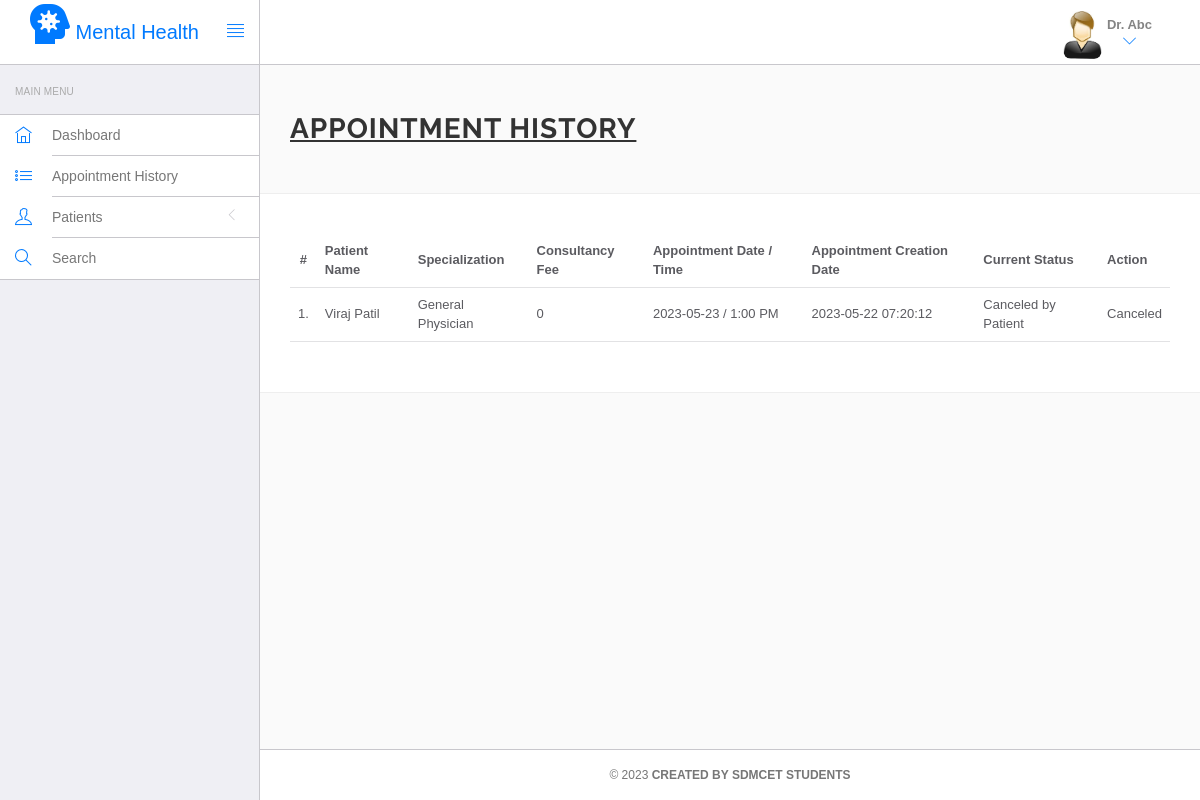
Page /Web/hms/doctor/appointment-history.php (signed in) on the committed database.
### tables this page shows
CREATE TABLE IF NOT EXISTS `doctors` (
  `id` int NOT NULL AUTO_INCREMENT,
  `specilization` varchar(255) DEFAULT NULL,
  `doctorName` varchar(255) DEFAULT NULL,
  `address` longtext,
  `docFees` varchar(255) DEFAULT NULL,
  `contactno` bigint DEFAULT NULL,
  `docEmail` varchar(255) DEFAULT NULL,
  `password` varchar(255) DEFAULT NULL,
  `creationDate` timestamp NULL DEFAULT CURRENT_TIMESTAMP,
  `updationDate` timestamp NULL DEFAULT NULL ON UPDATE CURRENT_TIMESTAMP,
  PRIMARY KEY (`id`)
);

CREATE TABLE IF NOT EXISTS `appointment` (
  `id` int NOT NULL AUTO_INCREMENT,
  `doctorSpecialization` varchar(255) DEFAULT NULL,
  `doctorId` int DEFAULT NULL,
  `userId` int DEFAULT NULL,
  `consultancyFees` int DEFAULT NULL,
  `appointmentDate` varchar(255) DEFAULT NULL,
  `appointmentTime` varchar(255) DEFAULT NULL,
  `postingDate` timestamp NULL DEFAULT CURRENT_TIMESTAMP,
  `userStatus` int DEFAULT NULL,
  `doctorStatus` int DEFAULT NULL,
  `updationDate` timestamp NULL DEFAULT NULL ON UPDATE CURRENT_TIMESTAMP,
  `ap_status` int NOT NULL,
  PRIMARY KEY (`id`)
);

CREATE TABLE IF NOT EXISTS `users` (
  `id` int NOT NULL AUTO_INCREMENT,
  `fullName` varchar(255) DEFAULT NULL,
  `address` longtext,
  `city` varchar(255) DEFAULT NULL,
  `gender` varchar(255) DEFAULT NULL,
  `email` varchar(255) DEFAULT NULL,
  `password` varchar(255) DEFAULT NULL,
  `regDate` timestamp NULL DEFAULT CURRENT_TIMESTAMP,
  `updationDate` timestamp NULL DEFAULT NULL ON UPDATE CURRENT_TIMESTAMP,
  PRIMARY KEY (`id`),
  KEY `email` (`email`)
);

### Web/hms/doctor/appointment-history.php (the view, shortened to what this page needs)
<?php
include('include/config.php');
?>
<!DOCTYPE html>
<html lang="en">
<head>
    <link rel="stylesheet" href="vendor/bootstrap/css/bootstrap.min.css">
    <link rel="stylesheet" href="vendor/fontawesome/css/font-awesome.min.css">
    <link rel="stylesheet" href="vendor/themify-icons/themify-icons.min.css">
    <link href="vendor/animate.css/animate.min.css" rel="stylesheet" media="screen">
    <link href="vendor/perfect-scrollbar/perfect-scrollbar.min.css" rel="stylesheet" media="screen">
    <link href="vendor/switchery/switchery.min.css" rel="stylesheet" media="screen">
    <link href="vendor/bootstrap-touchspin/jquery.bootstrap-touchspin.min.css" rel="stylesheet" media="screen">
    <link href="vendor/select2/select2.min.css" rel="stylesheet" media="screen">
    <link href="vendor/bootstrap-datepicker/bootstrap-datepicker3.standalone.min.css" rel="stylesheet" media="screen">
    <link href="vendor/bootstrap-timepicker/bootstrap-timepicker.min.css" rel="stylesheet" media="screen">
    <link rel="stylesheet" href="assets/css/styles.css">
    <link rel="stylesheet" href="assets/css/plugins.css">
    <link rel="stylesheet" href="assets/css/themes/theme-1.css" id="skin_color" />
</head>
<body>
<div id="app">
    <?php include('include/sidebar.php'); ?>
    <div class="app-content">
        <?php include('include/header.php'); ?>
        <div class="main-content">
            <div class="wrap-content container" id="container">
                <section id="page-title">
                    <div class="row">
                        <div class="col-sm-8">
                            <h1 class="mainTitle"><b><u>Appointment History</u></b></h1>
                        </div>
                    </div>
                </section>
                <div class="container-fluid container-fullw bg-white">
                    <div class="row">
                        <div class="col-md-12">
                            <table class="table table-hover" id="sample-table-1">
                                <thead>
                                <tr>
                                    <th class="center">#</th>
                                    <th class="hidden-xs">Patient Name</th>
                                    <th>Specialization</th>
                                    <th>Consultancy Fee</th>
                                    <th>Appointment Date / Time</th>
                                    <th>Appointment Creation Date</th>
                                    <th>Current Status</th>
                                    <th>Action</th>
                                </tr>
                                </thead>
                                <tbody>
                                <?php
                                $sql = mysqli_query($con, "SELECT users.id AS userId, users.fullName AS fname, appointment.* FROM appointment JOIN users ON users.id=appointment.userId WHERE appointment.doctorId='" . $_SESSION['id'] . "'");
                                $cnt = 1;
                                while ($row = mysqli_fetch_array($sql)) {
                                    ?>
                                    <tr>
                                        <td class="center"><?php echo $cnt; ?>.</td>
                                        <td class="hidden-xs"><?php echo $row['fname']; ?></td>
                                        <td><?php echo $row['doctorSpecialization']; ?></td>
                                        <td><?php echo $row['consultancyFees']; ?></td>
                                        <td><?php echo $row['appointmentDate']; ?> / <?php echo $row['appointmentTime']; ?></td>
                                        <td><?php echo $row['postingDate']; ?></td>
                                        <td>
                                            <?php
                                            if (($row['userStatus'] == 0) && ($row['doctorStatus'] == 1)) {
                                                echo "Canceled by Patient";
                                            }
                                            ?>
                                        </td>
                                        <td>
                                            <div class="visible-md visible-lg hidden-sm hidden-xs">
                                                <?php if (($row['userStatus'] == 1) && ($row['doctorStatus'] == 1)) { ?>
                                                    <a href="appointment-history.php?id=<?php echo $row['id']; ?>&cancel=update&userId=<?php echo $row['userId'];?>" onClick="return confirm('Are you sure you want to cancel this appointment?')" class="btn btn-transparent btn-xs tooltips" title="Cancel Appointment" tooltip-placement="top" tooltip="Remove">Cancel</a>
                                                <?php } else {
                                                    echo "Canceled";
                                                } ?>
                                            </div>
                                        </td>
                                    </tr>
                                    <?php
                                    $cnt = $cnt + 1;
                                }
                                ?>
                                </tbody>
                            </table>
                        </div>
                    </div>
                </div>
            </div>
        </div>
    </div>
    <?php include('include/footer.php'); ?>
</div>
</body>
</html>

### Web/hms/doctor/include/header.php (shortened to what this page needs)
<html>
<link rel="stylesheet" href="https://cdnjs.cloudflare.com/ajax/libs/font-awesome/5.15.4/css/all.min.css">
<header class="navbar navbar-default navbar-static-top">
					<div class="navbar-header">
						<a class="navbar-brand" href="#">
						<a href="#" class="logo" style="font-size:20px";> <i class='fas fa-head-side-virus' style='font-size:40px';></i> Mental Health </a>
						</a>
						<a href="#" class="sidebar-toggler pull-right visible-md visible-lg" data-toggle-class="app-sidebar-closed" data-toggle-target="#app">
							<i class="ti-align-justify"></i>
						</a>
					</div>
					<div class="navbar-collapse collapse">
						<ul class="nav navbar-right">
							<li class="dropdown current-user">
								<a href class="dropdown-toggle" data-toggle="dropdown">
									<img src="assets/images/images.jpg" > <span class="username">
									<h><b>Dr. </b></h>
									<b><?php $query=mysqli_query($con,"select doctorName from doctors where id='".$_SESSION['id']."'");
while($row=mysqli_fetch_array($query))
{
	echo $row['doctorName'];
}
									?></b> <i class="ti-angle-down"></i></i></span>
								</a>
							</li>
							</ul>
					</div>
				</header>
				</html>

### Web/hms/doctor/assets/css/themes/theme-1.css (style rules this page uses)
body { background: #FAFAFA; }
header .navbar-header { background: #ffffff !important; border-right-color: #c8c7cc !important; border-bottom-color: #c8c7cc !important; }
header .navbar-header .sidebar-toggler, header .navbar-header .sidebar-mobile-toggler { color: #007aff !important; }
header .navbar-header .navbar-brand { color: #777 !important; }
header .navbar-collapse { background: #ffffff !important; border-bottom-color: #c8c7cc !important; box-shadow: none !important; }
header .navbar-collapse .navbar-right > li > a { color: #777; }
header .navbar-collapse .navbar-right > li > a i { color: #007aff !important; }

### rows in the picture
doctors: doctorName "Abc"
appointment: userId.fullName "Viraj Patil", doctorSpecialization "General Physician", consultancyFees "0", appointmentDate "2023-05-23", appointmentTime "1:00 PM", postingDate "2023-05-22 07:20:12", userStatus "Canceled by Patient"
